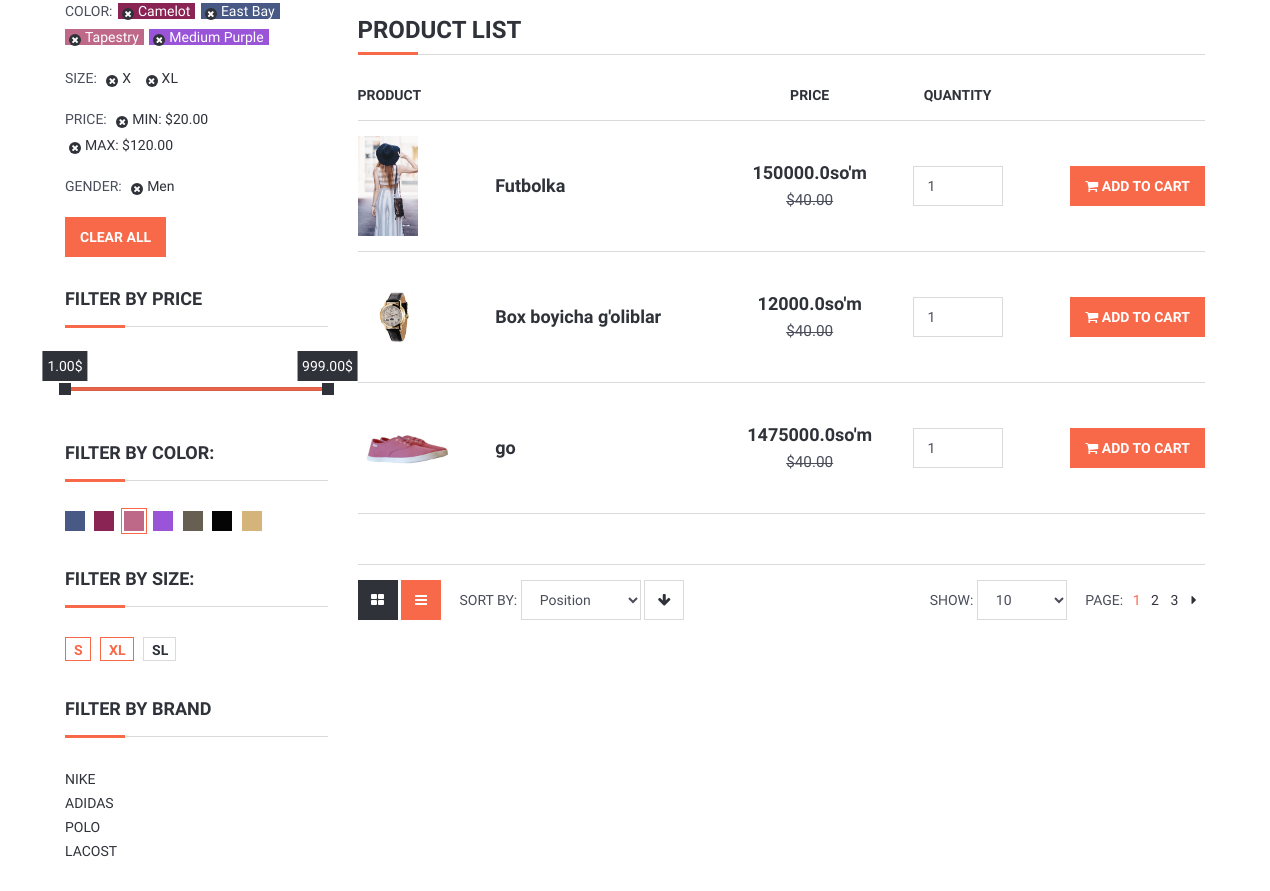
Before: /category/11/jinsi-kiyim (middle part) with the older database file.
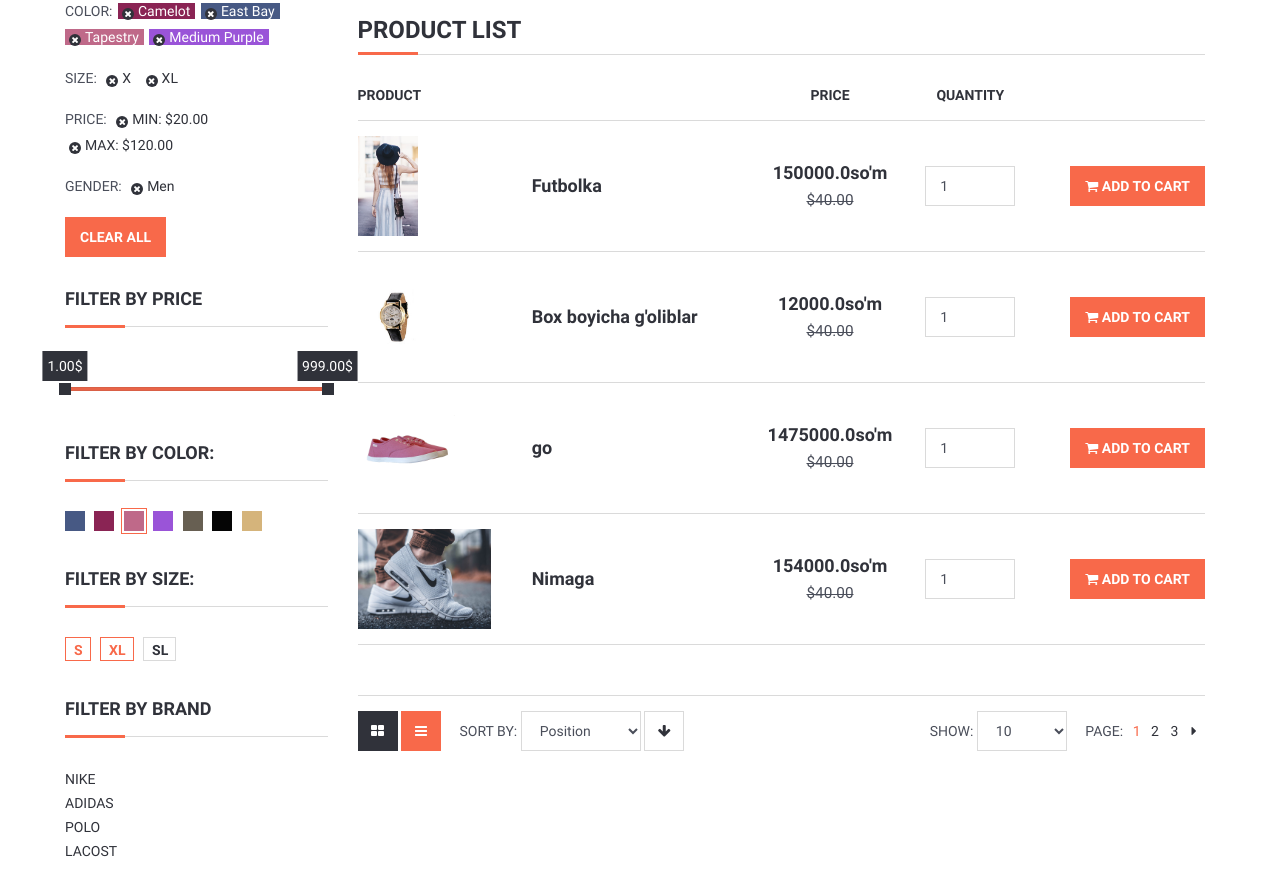
After: the same page with the newer database file.
### product/models.py (models this page shows, shortened)
class Product(models.Model):
    STATUS = (
        ('True', 'Mavjud'),
        ('False', 'Mavjud Emas'),
    )
    VARIANTS = (
        ('None','None'),
        ('Color', 'Color'),
        ('Size', 'Size'),
        ('Size-Color', 'Size-Color'),
    )
    category = models.ForeignKey(Category, on_delete=models.CASCADE)
    title = models.CharField(max_length=255, unique=True)
    keywords = models.CharField(max_length=255, unique=True)
    description = models.TextField(blank=True)
    image = models.ImageField(blank=True, upload_to='images/')
    price = models.FloatField()
    amount = models.IntegerField()
    minamount = models.IntegerField()
    detail = RichTextUploadingField()
    variant = models.CharField(max_length=20, choices=VARIANTS, default='None')
    status = models.CharField(max_length=15, choices=STATUS)
    slug = models.SlugField(null=False, unique=True)
    create_at = models.DateTimeField(auto_now_add=True)
    update_at = models.DateTimeField(auto_now=True)
    def image_tag(self):
        return mark_safe('<img src="{}" height="50">'.format(self.image.url))
    image_tag.short_description = 'Image'

### home/views.py (the view)
# urls.py: path('category/<int:id>/<slug:slug>', views.category_products, name='category_products'),
def category_products(request, id, slug):
    category = Category.objects.all()
    products = Product.objects.filter(category_id=id)
    context = {
        'category': category,
        'products': products,
    }
    return render(request, 'category_detail.html', context)

### home/templates/category_detail.html (shortened to what the changed rows need)
{% extends 'homebase.html'%}
{% load static %}
{% block body %}
	<div class="section">
		<div class="container">
			<div class="row">
				<div id="main" class="col-md-9">
					<div id="store">
					<div class="row">
                        	<div class="col-md-12">
						<div class="order-summary clearfix">
							<table class="shopping-cart-table table">
								<thead>
									<tr>
										<th>Product</th>
										<th></th>
										<th class="text-center">Price</th>
										<th class="text-center">Quantity</th>
										<th class="text-right"></th>
									</tr>
								</thead>
								<tbody>
                                {% for rs in products %}
									<tr>
                                        <td class="thumb"><a href="/product/{{ rs.id }}/{{ rs.slug }}">
                                            <img src="{{ rs.image.url }}" alt="" style="height: 100px"></a></td>
										<td class="details">
											<a href="/product/{{ rs.id }}/{{ rs.slug }}">{{ rs.title }}</a>
                                        </td>
										<td class="price text-center"><strong>{{rs.price}}so'm</strong><br><del class="font-weak"><small>$40.00</small></del></td>
										<td class="qty text-center"><input class="input" type="number" value="1"></td>
										<td class="text-right"><a href="/order/addtoshopcart/{{ rs.id }}" class="primary-btn add-to-cart"><i class="fa fa-shopping-cart"></i> Add to Cart</a></td>
									</tr>
                                {% endfor %}
								</tbody>
							</table>
						</div>
					</div>
                    </div>
					</div>
				</div>
			</div>
		</div>
	</div>
 {% endblock %}

Changed rows visible on the page:
added Product: image (picture), title "Nimaga", price "154000.0"
